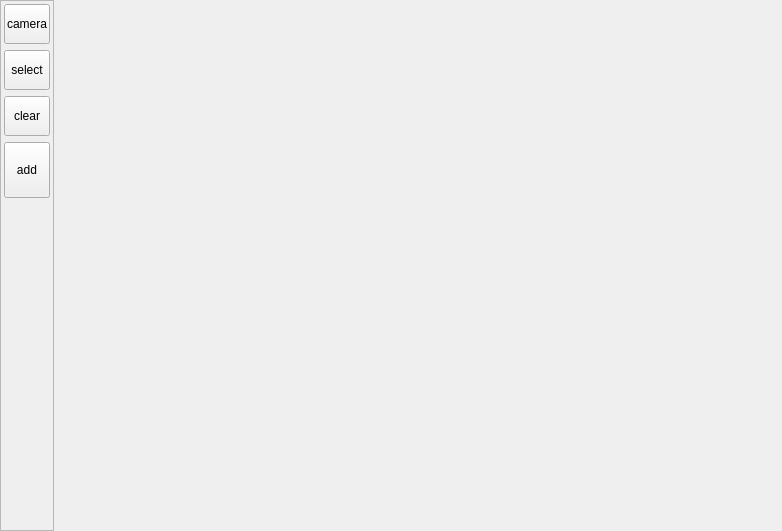
<ui version="4.0" >
 <class>GLGeometryViewer</class>
 <widget class="QWidget" name="GLGeometryViewer" >
  <property name="geometry" >
   <rect>
    <x>0</x>
    <y>0</y>
    <width>782</width>
    <height>531</height>
   </rect>
  </property>
  <property name="windowTitle" >
   <string>Form</string>
  </property>
  <property name="autoFillBackground" >
   <bool>true</bool>
  </property>
  <layout class="QHBoxLayout" >
   <property name="margin" >
    <number>0</number>
   </property>
   <property name="spacing" >
    <number>0</number>
   </property>
   <item>
    <widget class="QFrame" name="frame_2" >
     <property name="minimumSize" >
      <size>
       <width>54</width>
       <height>16</height>
      </size>
     </property>
     <property name="maximumSize" >
      <size>
       <width>54</width>
       <height>16777215</height>
      </size>
     </property>
     <property name="frameShape" >
      <enum>QFrame::StyledPanel</enum>
     </property>
     <property name="frameShadow" >
      <enum>QFrame::Raised</enum>
     </property>
     <layout class="QVBoxLayout" >
      <property name="margin" >
       <number>3</number>
      </property>
      <property name="spacing" >
       <number>6</number>
      </property>
      <item>
       <widget class="QToolButton" name="btnCamera" >
        <property name="minimumSize" >
         <size>
          <width>46</width>
          <height>40</height>
         </size>
        </property>
        <property name="text" >
         <string>camera</string>
        </property>
        <property name="icon" >
         <iconset resource="../../images/geoX.qrc" >:/images/Camera.png</iconset>
        </property>
        <property name="iconSize" >
         <size>
          <width>32</width>
          <height>32</height>
         </size>
        </property>
        <property name="toolButtonStyle" >
         <enum>Qt::ToolButtonTextUnderIcon</enum>
        </property>
       </widget>
      </item>
      <item>
       <widget class="QToolButton" name="btnPick" >
        <property name="minimumSize" >
         <size>
          <width>46</width>
          <height>40</height>
         </size>
        </property>
        <property name="sizeIncrement" >
         <size>
          <width>0</width>
          <height>0</height>
         </size>
        </property>
        <property name="text" >
         <string>select</string>
        </property>
        <property name="icon" >
         <iconset resource="../../images/geoX.qrc" >:/images/SelectPoint.png</iconset>
        </property>
        <property name="iconSize" >
         <size>
          <width>32</width>
          <height>32</height>
         </size>
        </property>
        <property name="toolButtonStyle" >
         <enum>Qt::ToolButtonTextUnderIcon</enum>
        </property>
       </widget>
      </item>
      <item>
       <widget class="QToolButton" name="btnClear" >
        <property name="minimumSize" >
         <size>
          <width>46</width>
          <height>40</height>
         </size>
        </property>
        <property name="text" >
         <string>clear</string>
        </property>
        <property name="icon" >
         <iconset resource="../../images/geoX.qrc" >:/images/400px-Broom_icon.svg.png</iconset>
        </property>
        <property name="iconSize" >
         <size>
          <width>32</width>
          <height>32</height>
         </size>
        </property>
        <property name="toolButtonStyle" >
         <enum>Qt::ToolButtonTextUnderIcon</enum>
        </property>
       </widget>
      </item>
      <item>
       <widget class="QToolButton" name="btnCreate" >
        <property name="minimumSize" >
         <size>
          <width>46</width>
          <height>56</height>
         </size>
        </property>
        <property name="text" >
         <string>add</string>
        </property>
        <property name="icon" >
         <iconset resource="../../images/geoX.qrc" >:/images/100px-Nuvola_Green_Plus.svg.png</iconset>
        </property>
        <property name="iconSize" >
         <size>
          <width>32</width>
          <height>32</height>
         </size>
        </property>
        <property name="toolButtonStyle" >
         <enum>Qt::ToolButtonTextUnderIcon</enum>
        </property>
       </widget>
      </item>
      <item>
       <spacer>
        <property name="orientation" >
         <enum>Qt::Vertical</enum>
        </property>
        <property name="sizeHint" >
         <size>
          <width>20</width>
          <height>40</height>
         </size>
        </property>
       </spacer>
      </item>
     </layout>
    </widget>
   </item>
   <item>
    <widget class="GeoXGLWidget" name="glFrame" >
     <property name="sizePolicy" >
      <sizepolicy>
       <hsizetype>13</hsizetype>
       <vsizetype>13</vsizetype>
       <horstretch>0</horstretch>
       <verstretch>0</verstretch>
      </sizepolicy>
     </property>
     <property name="minimumSize" >
      <size>
       <width>16</width>
       <height>16</height>
      </size>
     </property>
     <property name="mouseTracking" >
      <bool>false</bool>
     </property>
    </widget>
   </item>
  </layout>
 </widget>
 <customwidgets>
  <customwidget>
   <class>GeoXGLWidget</class>
   <extends>QFrame</extends>
   <header>GeoXGLWidget.h</header>
   <container>1</container>
  </customwidget>
 </customwidgets>
 <resources>
  <include location="../../images/geoX.qrc" />
 </resources>
 <connections/>
</ui>
